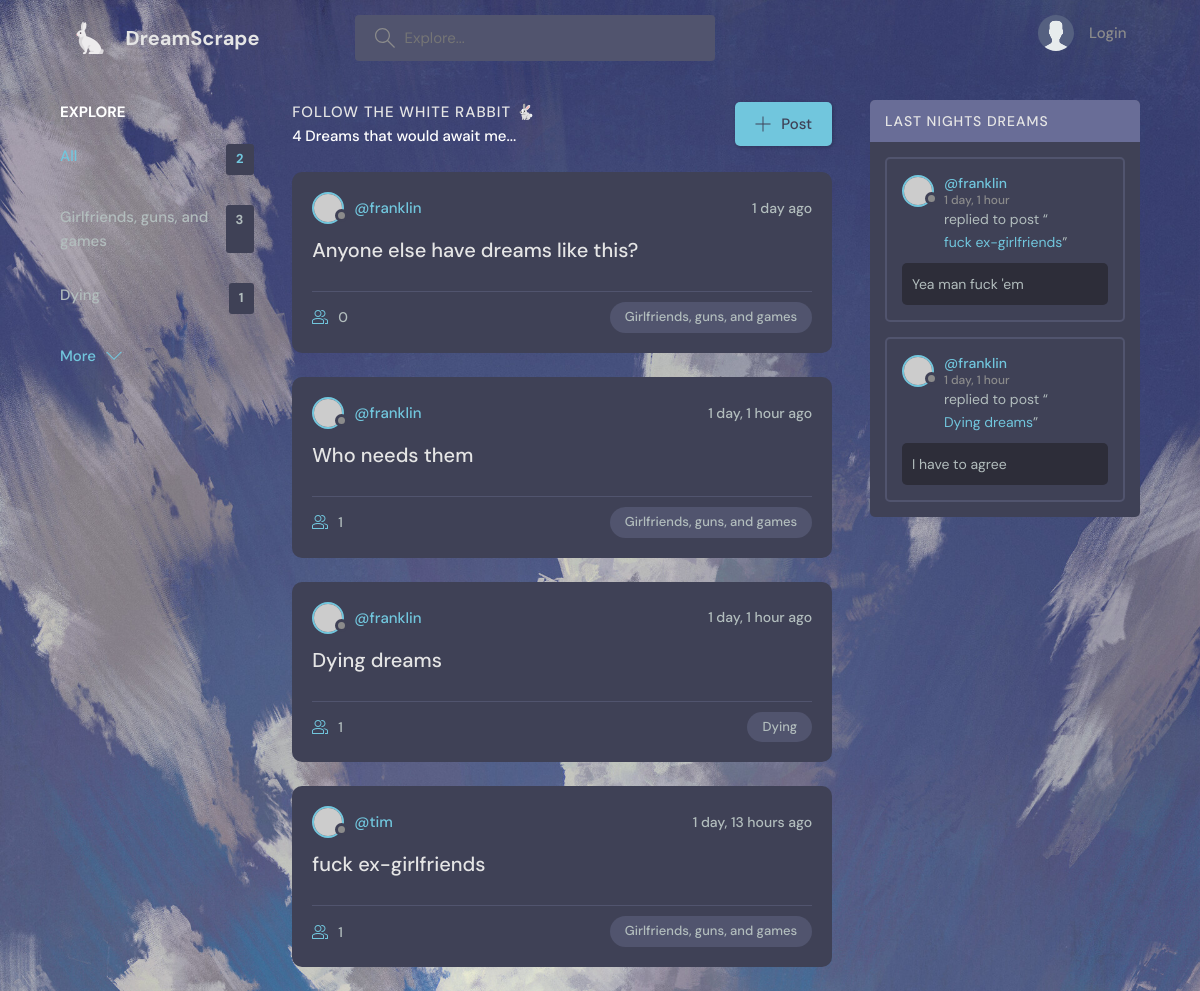
Before: / with the older database file.
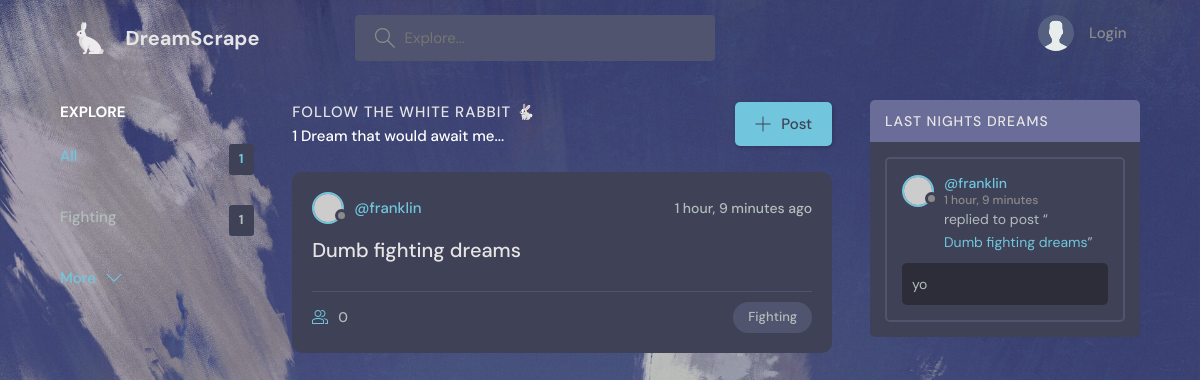
After: the same page with the newer database file.
### dreams/models.py (models this page shows, shortened)
class Topic(models.Model):
    name = models.CharField(max_length = 200)

class Room(models.Model):
    host = models.ForeignKey(User, on_delete = models.SET_NULL, null = True)
    topic = models.ForeignKey(Topic, on_delete = models.SET_NULL, null = True)
    name = models.CharField(max_length = 200)
    description = models.TextField(null = True, blank = True)
    participants = models.ManyToManyField(User, related_name = 'partcipants', blank = True)
    updated = models.DateTimeField(auto_now = True)
    created = models.DateTimeField(auto_now_add = True)
    class Meta:
        ordering = ['-updated', '-created']

class Message(models.Model):
    user = models.ForeignKey(User, on_delete = models.CASCADE)
    room = models.ForeignKey(Room, on_delete = models.CASCADE)
    body = models.TextField()
    updated = models.DateTimeField(auto_now = True)
    created = models.DateTimeField(auto_now_add = True)
    class Meta:
        ordering = ['-updated', '-created']

### dreams/views.py (the view)
# urls.py: 2. Add a URL to urlpatterns:  path('', views.home, name='home')
def home(request):
    q = request.GET.get('q') if request.GET.get('q') != None else ''
    rooms = Room.objects.filter(
        Q(topic__name__icontains = q) |
        Q(name__icontains = q) |
        Q(description__icontains = q)
    )
    topics = Topic.objects.all()
    room_count = rooms.count()
    room_messages = Message.objects.filter(Q(room__name__icontains = q))
    context = {'rooms': rooms, 'topics': topics, 'room_count': room_count, 'room_messages': room_messages}
    return render(request, 'dreams/home.html', context)

### dreams/templates/dreams/home.html (shortened to what this page needs)
{% extends 'dreams/main.html' %}
{% load static %}
{% block content %}
    <main class="layout layout--3">
      <div class="container">
	{% include 'dreams/topics_component.html' %}
        <div class="roomList">
          <div class="roomList__header">
            <div>
              <h2>Follow the white rabbit 🐇</h2>
	      {% if room_count == 1 %}
	      <p style='color: white;'>{{ rooms.count }} Dream that would await me...</p>
	      {% else %}
	      <p style='color: white;'>{{ rooms.count }} Dreams that would await me...</p>
	      {% endif %}
            </div>
            <a class="btn btn--main" href="create-room.html">
              <svg version="1.1" xmlns="http://www.w3.org/2000/svg" width="32" height="32" viewBox="0 0 32 32">
                <title>add</title>
                <path
                  d="M16.943 0.943h-1.885v14.115h-14.115v1.885h14.115v14.115h1.885v-14.115h14.115v-1.885h-14.115v-14.115z"
                ></path>
              </svg>
              Post
            </a>
          </div>
          {% include 'dreams/feed_component.html' %}
        </div>
        {% include 'dreams/activity_component.html' %}
      </div>
    </main>
{% endblock content %}

### dreams/templates/dreams/main.html (shortened to what this page needs)
{% load static %}
<!DOCTYPE html>
<html lang="en">
  <head>
		<link rel="stylesheet" href="{% static 'dreams/css/style.css' %}" />
  </head>
	<body id="bg"style="background-image:url('{% static "dreams/img/main-img.jpg" %}'); background-repeat:no-repeat; background-size:cover;">
    {% include 'dreams/navbar.html' %}
    {% block content %}
    {% endblock content %}
  </body>
</html>

### dreams/templates/dreams/navbar.html (shortened to what this page needs)
{% load static %}
    <header class="header header--loggedIn">
      <div class="container">
				<a href="{% url 'dreams:home' %}" class="header__logo">
					<img src="{% static 'dreams/img/rabbit.png' %}"/>
          <h1>DreamScrape</h1>
        </a>
				<form class="header__search" method='GET' action="{% url 'dreams:home' %}">
          <label>
            <input name='q' placeholder="Explore..." />
          </label>
        </form>
        <nav class="header__menu">
					{% if request.user.is_authenticated %}
          <div class="header__user">
		  <a href="#">
              <div class="avatar avatar--medium active">
                <img src="https://randomuser.me/api/portraits/men/37.jpg" />
              </div>
							<p>{{ request.user.username }} <span>@{{ request.user.username }}</span></p>
            </a>
            <button class="dropdown-button">
              <svg version="1.1" xmlns="http://www.w3.org/2000/svg" width="32" height="32" viewBox="0 0 32 32">
                <title>chevron-down</title>
                <path d="M16 21l-13-13h-3l16 16 16-16h-3l-13 13z"></path>
              </svg>
            </button>
          </div>
         	{% else %}
					<a href="{% url 'dreams:login' %}">
						<img src="{% static 'dreams/img/avatar.svg' %}" />
            <p>Login</p>
          </a>
					{% endif %}
        </nav>
      </div>
    </header>

### dreams/templates/dreams/topics_component.html
<div class="topics">
	<div class="topics__header">
		<h2>Explore</h2>
	</div>
	<ul class="topics__list">
		<li>
			<a href="{% url 'dreams:home' %}" class="active">All <span>{{ topics.count }}</span></a>
		</li>
			{% for topic in topics %}
			<li>
			<a href="{% url 'dreams:home' %}?q={{ topic.name }}">{{ topic.name }}<span>{{ topic.room_set.all.count }}</span></a>
			</li>
		  {% endfor %}
	</ul>
	<a class="btn btn--link" href="topics.html">
		More
		<svg version="1.1" xmlns="http://www.w3.org/2000/svg" width="32" height="32" viewBox="0 0 32 32">
			<title>chevron-down</title>
			<path d="M16 21l-13-13h-3l16 16 16-16h-3l-13 13z"></path>
		</svg>
	</a>
</div>

### dreams/templates/dreams/feed_component.html
{% for room in rooms %}
			<div class="roomListRoom">
				<div class="roomListRoom__header">
					<a href="{% url 'dreams:user-profile' room.host.id %}" class="roomListRoom__author">
						<div class="avatar avatar--small">
							<img src="https://randomuser.me/api/portraits/women/11.jpg" />
						</div>
						<span>@{{ room.host.username }}</span>
					</a>
					<div class="roomListRoom__actions">
						<span>{{ room.created|timesince }} ago</span>
					</div>
				</div>
				<div class="roomListRoom__content">
					<a href="{% url 'dreams:room' room.id %}">{{ room.name }}</a>
				</div>
				<div class="roomListRoom__meta">
					<a href="{% url 'dreams:room' room.id%}" class="roomListRoom__joined">
						<svg version="1.1" xmlns="http://www.w3.org/2000/svg" width="32" height="32" viewBox="0 0 32 32">
							<title>{{ room.topic.name }}</title>
							<path
								d="M30.539 20.766c-2.69-1.547-5.75-2.427-8.92-2.662 0.649 0.291 1.303 0.575 1.918 0.928 0.715 0.412 1.288 1.005 1.71 1.694 1.507 0.419 2.956 1.003 4.298 1.774 0.281 0.162 0.456 0.487 0.456 0.85v4.65h-4v2h5c0.553 0 1-0.447 1-1v-5.65c0-1.077-0.56-2.067-1.461-2.584z"
							></path>
							<path
								d="M22.539 20.766c-6.295-3.619-14.783-3.619-21.078 0-0.901 0.519-1.461 1.508-1.461 2.584v5.65c0 0.553 0.447 1 1 1h22c0.553 0 1-0.447 1-1v-5.651c0-1.075-0.56-2.064-1.461-2.583zM22 28h-20v-4.65c0-0.362 0.175-0.688 0.457-0.85 5.691-3.271 13.394-3.271 19.086 0 0.282 0.162 0.457 0.487 0.457 0.849v4.651z"
							></path>
							<path
								d="M19.502 4.047c0.166-0.017 0.33-0.047 0.498-0.047 2.757 0 5 2.243 5 5s-2.243 5-5 5c-0.168 0-0.332-0.030-0.498-0.047-0.424 0.641-0.944 1.204-1.513 1.716 0.651 0.201 1.323 0.331 2.011 0.331 3.859 0 7-3.141 7-7s-3.141-7-7-7c-0.688 0-1.36 0.131-2.011 0.331 0.57 0.512 1.089 1.075 1.513 1.716z"
							></path>
							<path
								d="M12 16c3.859 0 7-3.141 7-7s-3.141-7-7-7c-3.859 0-7 3.141-7 7s3.141 7 7 7zM12 4c2.757 0 5 2.243 5 5s-2.243 5-5 5-5-2.243-5-5c0-2.757 2.243-5 5-5z"
							></path>
						</svg>
						{{ room.participants.all.count }}
					</a>
					<p class="roomListRoom__topic">{{ room.topic.name }}</p>
				</div>
			</div>
{% endfor %}

### dreams/templates/dreams/activity_component.html (shortened to what this page needs)
        <div class="activities">
          <div class="activities__header">
            <h2>Last nights dreams</h2>
          </div>
					{% for message in room_messages %}
          <div class="activities__box">
            <div class="activities__boxHeader roomListRoom__header">
							<a href="{% url 'dreams:user-profile' message.user.id %}" class="roomListRoom__author">
                <div class="avatar avatar--small">
                  <img src="https://randomuser.me/api/portraits/women/11.jpg" />
                </div>
                <p>
								@{{ message.user }}
								<span>{{ message.created|timesince }}</span>
                </p>
              </a>
            </div>
            <div class="activities__boxContent">
							<p>replied to post “<a href="{% url 'dreams:room' message.room.id %}">{{ message.room.name }}</a>”</p>
              <div class="activities__boxRoomContent">
								{{ message.body }}
              </div>
            </div>
          </div>
					{% endfor %}
        </div>

Changed rows visible on the page:
removed Topic: name "Dying", room_set.all.count "1"
removed Room: host.username "franklin", created "1 day", name "Anyone else have dreams like this?", participants.all.count "0", topic.name "Girlfriends, guns, and games"
removed Room: host.username "franklin", created "1 day, 1 hour", name "Who needs them", participants.all.count "1", topic.name "Girlfriends, guns, and games"
removed Room: host.username "franklin", created "1 day, 1 hour", name "Dying dreams", participants.all.count "1", topic.name "Dying"
removed Room: host.username "tim", created "1 day, 13 hours", name "fuck ex-girlfriends", participants.all.count "1", topic.name "Girlfriends, guns, and games"
removed Message: user "franklin", created "1 day, 1 hour", room.name "fuck ex-girlfriends", body "Yea man fuck 'em"
changed Topic: name "Girlfriends, guns, and games" → "Fighting"; room_set.all.count "3" → "1"
added Room: host.username "franklin", created "1 hour, 9 minutes", name "Dumb fighting dreams", participants.all.count "0", topic.name "Fighting"
changed Message "franklin": created "1 day, 1 hour" → "1 hour, 9 minutes"; room.name "Dying dreams" → "Dumb fighting dreams"; body "I have to agree" → "yo"
Other visible differences:
{{ topics.count }}: "2" → "1"
{{ rooms.count }}: (not shown) → "1"
{{ rooms.count }}: "4" → (not shown)
text no longer shown: "Dreams that would await me..."
text now shown: "Dream that would await me..."
